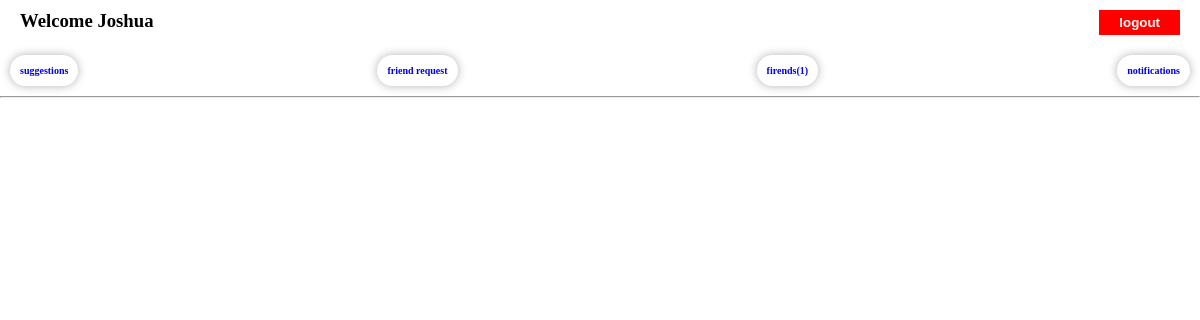
Page /notifications/ (signed in) on the earlier database version.
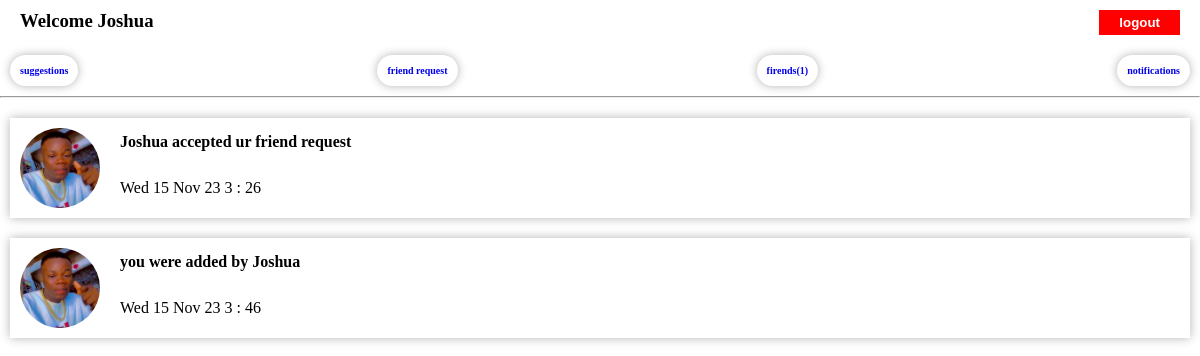
Same page on the later database version.
### main/models.py (models this page shows, shortened)
class Notification(models.Model):
    id = models.UUIDField(
            primary_key=True,
            editable=False,
            default=uuid.uuid4,)
    message = models.CharField(max_length=500)
    owner = models.ForeignKey(User,on_delete=models.CASCADE)
    date = models.DateTimeField(auto_now_add=True)

class Image(models.Model):
    user = models.OneToOneField(User,on_delete=models.CASCADE)
    images = models.ImageField(upload_to="user_image")

### account/models.py (models this page shows, shortened)
class MyUser(AbstractUser):
    id = models.UUIDField(
            primary_key=True,
            default=uuid.uuid4,
            editable=False,)
    username = models.CharField(max_length=50,unique=True)
    email = models.EmailField(unique=True)
    contact = models.IntegerField(blank=True,null=True)
    friends = models.ManyToManyField('self',symmetrical=False)
    USERNAME_FIELD = 'username'
    REQUIRED_FIELDS = ["email"]

### main/views.py (the view)
# urls.py: path("notifications/",views.notifications,name="notifications"),
def notifications(request):
    notifications = Notification.objects.filter(owner=request.user)
    friends = User.objects.get(username=request.user.username).friends.all()
    return render(request,"notification.html",{"notifications":notifications,"friends":friends})

### templates/notification.html (shortened to what this page needs)
{% extends "base.html" %}
{% block content %}
  <header>
    <nav class="nav-links">
      <h3>Welcome {{ request.user.get_username }}</h2>
      <a href="{% url 'account:logout' %}"><button>logout</button></a>
    </nav>
    <div class="f-con">
	    <a href="{% url 'main:home'%}"><h3>suggestions</h3></a>               <a href="{% url 'main:allrequest'%}"><h3>friend request</h3></a>      <a href="{% url 'main:friendslist'%}"><h3>firends({{friends.count}})</h3></a>
	    <a href="{% url 'main:notifications'%}"><h3>notifications</h3></a>
    </div>
  </header>
  <hr>
  <main>
    {% for notification in notifications %}
    <div class="suggest">
      <img src="{{ notification.owner.image.images.url }}" alt="user image">
      <h4>{{ notification.message }}</h4>
      <br>
      <p>{{ notification.date | date:"D d M y g : i" }}</p>
    </div>
    {% endfor %}
  </main>
{% endblock %}

Differences in the rows shown:
added Notification: owner.image.images (picture), message "Joshua accepted ur friend request", date "Wed 15 Nov 23 3 : 26"
added Notification: owner.image.images (picture), message "you were added by Joshua", date "Wed 15 Nov 23 3 : 46"
